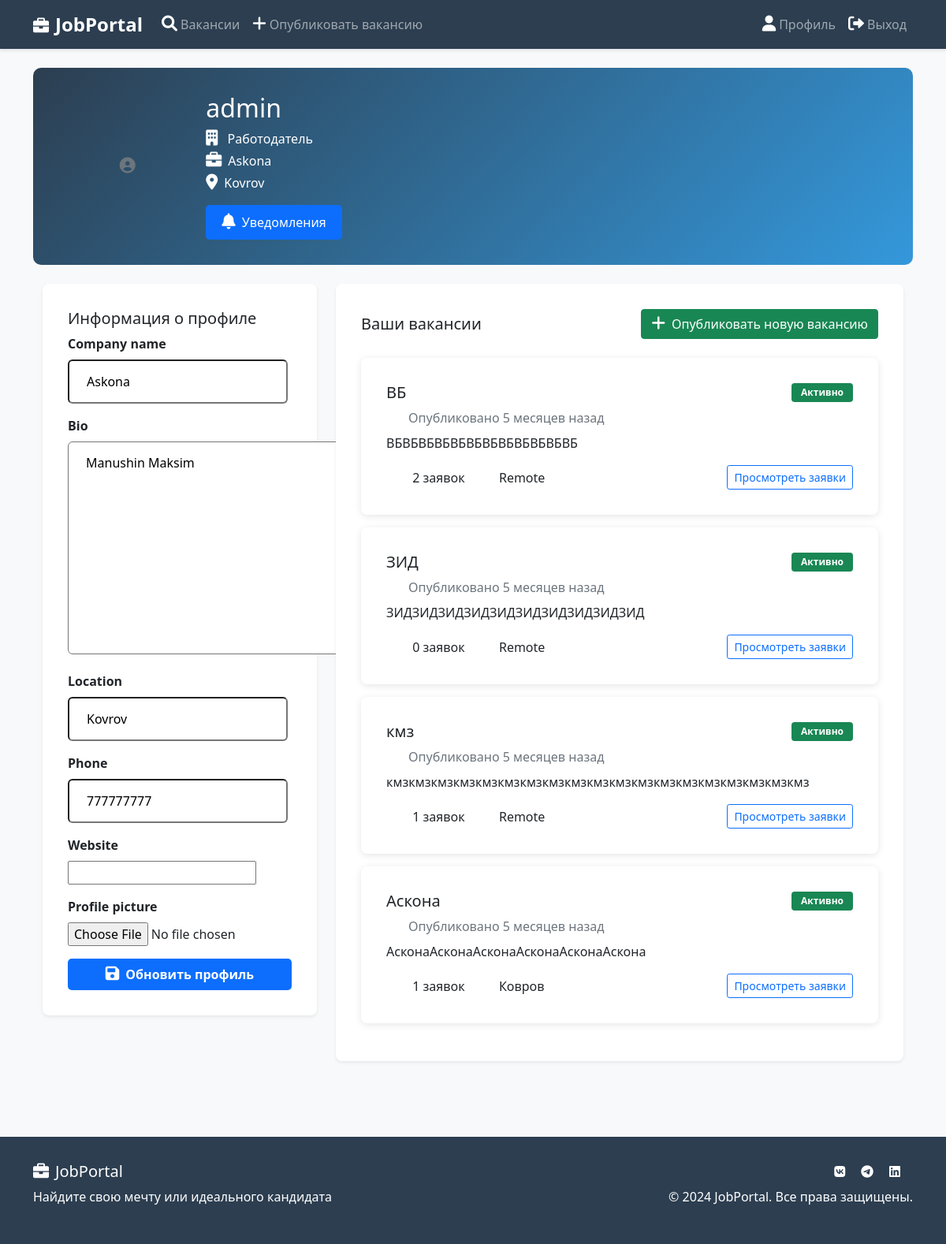
/profile/ (signed in), run on the app's committed database.
### main/models.py (models this page shows, shortened)
class UserProfile(models.Model):
    user = models.OneToOneField(User, on_delete=models.CASCADE)
    is_employer = models.BooleanField(default=False)
    company_name = models.CharField(max_length=100, blank=True, null=True)
    bio = models.TextField(blank=True)
    location = models.CharField(max_length=100, blank=True)
    phone = models.CharField(max_length=20, blank=True)
    website = models.URLField(blank=True)
    profile_picture = models.ImageField(upload_to='profile_pics/', blank=True)
    resume = models.OneToOneField(Resume, on_delete=models.SET_NULL, null=True, blank=True)

class Job(models.Model):
    CATEGORIES = [
        ('IT', 'Информационные технологии'),
        ('SALES', 'Продажи'),
        ('MARKETING', 'Маркетинг'),
        ('FINANCE', 'Финансы'),
        ('HR', 'Кадры'),
        ('OTHER', 'Другое'),
    ]
    EXPERIENCE_LEVELS = [
        ('ENTRY', 'Стартовая'),
        ('JUNIOR', 'Юниор'),
        ('MID', 'Средний'),
        ('SENIOR', 'Сеньор'),
        ('LEAD', 'Лид'),
    ]
    title = models.CharField(max_length=200)
    description = models.TextField()
    employer = models.ForeignKey(User, on_delete=models.CASCADE)
    category = models.CharField(max_length=20, choices=CATEGORIES)
    experience_level = models.CharField(
        max_length=20,
        choices=EXPERIENCE_LEVELS,
        default='ENTRY'
    )
    salary_min = models.DecimalField(max_digits=10, decimal_places=2, null=True, blank=True)
    salary_max = models.DecimalField(max_digits=10, decimal_places=2, null=True, blank=True)
    location = models.CharField(max_length=100, default='Удаленно')
    is_remote = models.BooleanField(default=False)
    created_at = models.DateTimeField(auto_now_add=True)
    deadline = models.DateField(null=True, blank=True)
    is_active = models.BooleanField(default=True)
    class Meta:
        ordering = ['-created_at']

### main/views.py (the view)
# urls.py: path('profile/', views.profile, name='profile'),
@login_required
def profile(request):
    user_profile, created = UserProfile.objects.get_or_create(user=request.user)
    if request.method == 'POST':
        form = UserProfileForm(request.POST, request.FILES, instance=user_profile)
        if form.is_valid():
            form.save()
            messages.success(request, 'Профиль обновлен успешно!')
            return redirect('profile')
    else:
        form = UserProfileForm(instance=user_profile)
    context = {
        'form': form,
        'user_profile': user_profile
    }
    if user_profile.is_employer:
        context['jobs'] = Job.objects.filter(employer=request.user)
        context['applications'] = Application.objects.filter(job__employer=request.user)
    else:
        context['applications'] = Application.objects.filter(applicant=request.user)
        try:
            context['resume'] = Resume.objects.get(user=request.user)
        except Resume.DoesNotExist:
            context['resume'] = None
    return render(request, 'profile.html', context)

### main/forms.py
class UserProfileForm(forms.ModelForm):
    class Meta:
        model = UserProfile
        fields = ['company_name', 'bio', 'location', 'phone', 'website', 'profile_picture']

### main/context_processors.py (called while the page is built)
def notifications(request):
    if request.user.is_authenticated:
        return {
            'unread_notifications': request.user.notification_set.filter(is_read=False).count()
        }
    return {'unread_notifications': 0}

### main/templates/profile.html (shortened to what this page needs)
{% extends 'base.html' %}
{% block content %}
<div class="container">
    <div class="row align-items-center mb-4 profile-header">
        <div class="col-md-2 text-center">
            {% if user.userprofile.profile_picture %}
                <img src="{{ user.userprofile.profile_picture.url }}" class="rounded-circle img-fluid shadow-sm" style="max-width: 150px;">
            {% else %}
                <i class="fas fa-user-circle fa-5x text-muted"></i>
            {% endif %}
        </div>
        <div class="col-md-10">
            <h2>{{ user.username }}</h2>
            <p class="mb-1">
                <i class="fas {% if user.userprofile.is_employer %}fa-building{% else %}fa-user-tie{% endif %} me-2"></i>
                {{ user.userprofile.is_employer|yesno:"Работодатель,Ищу работу" }}
            </p>
            {% if user.userprofile.company_name %}
                <p class="mb-1"><i class="fas fa-briefcase me-2"></i>{{ user.userprofile.company_name }}</p>
            {% endif %}
            {% if user.userprofile.location %}
                <p class="mb-0"><i class="fas fa-map-marker-alt me-2"></i>{{ user.userprofile.location }}</p>
            {% endif %}
            <div class="mt-3">
                <a href="{% url 'notifications' %}" class="btn btn-primary">
                    <i class="fas fa-bell me-2"></i>Уведомления
                </a>
            </div>
        </div>
    </div>
    <div class="row">
        <div class="col-md-4">
            <div class="card mb-4 shadow-sm">
                <div class="card-body">
                    <h5 class="card-title">Информация о профиле</h5>
                    <form method="post" enctype="multipart/form-data" class="needs-validation" novalidate>
                        {% for field in form %}
                            <div class="mb-3">
                                <label for="{{ field.id_for_label }}" class="form-label fw-bold">{{ field.label }}</label>
                                {{ field }}
                            </div>
                        {% endfor %}
                        <button type="submit" class="btn btn-primary w-100 py-2 fw-bold">
                            <i class="fas fa-save me-2"></i>Обновить профиль
                        </button>
                    </form>
                </div>
            </div>
        </div>
        <div class="col-md-8">
            {% if user.userprofile.is_employer %}
                <div class="card mb-4 shadow-sm">
                    <div class="card-body">
                        <div class="d-flex justify-content-between align-items-center mb-4">
                            <h5 class="card-title mb-0">Ваши вакансии</h5>
                            <a href="{% url 'create_job' %}" class="btn btn-success">
                                <i class="fas fa-plus me-2"></i>Опубликовать новую вакансию
                            </a>
                        </div>
                        {% for job in jobs %}
                            <div class="card job-card mb-3">
                                <div class="card-body">
                                    <div class="d-flex justify-content-between align-items-start">
                                        <div>
                                            <h5 class="card-title">{{ job.title }}</h5>
                                            <p class="text-muted mb-2">
                                                <i class="fas fa-clock me-2"></i>Опубликовано {{ job.created_at|timesince }} назад
                                            </p>
                                        </div>
                                        <div class="badge bg-{% if job.is_active %}success{% else %}secondary{% endif %}">
                                            {{ job.is_active|yesno:"Активно,Неактивно" }}
                                        </div>
                                    </div>
                                    <p class="card-text">{{ job.description|truncatewords:30 }}</p>
                                    <div class="d-flex justify-content-between align-items-center">
                                        <div>
                                            <span class="me-3">
                                                <i class="fas fa-users me-1"></i>
                                                {{ job.application_set.count }} заявок
                                            </span>
                                            <span>
                                                <i class="fas fa-map-marker-alt me-1"></i>
                                                {{ job.location }}
                                            </span>
                                        </div>
                                        <a href="{% url 'view_applications' job.id %}" class="btn btn-outline-primary btn-sm">
                                            Просмотреть заявки
                                        </a>
                                    </div>
                                </div>
                            </div>
                        {% empty %}
                            <div class="alert alert-info">
                                <i class="fas fa-info-circle me-2"></i>Вы еще не публиковали ни одной вакансии
                            </div>
                        {% endfor %}
                    </div>
                </div>
            {% endif %}
        </div>
    </div>
</div>
{% endblock %}

### main/templates/base.html (style rules this page uses)
:root { --primary-color: #2c3e50; --secondary-color: #3498db; }
body { font-family: 'Segoe UI', Tahoma, Geneva, Verdana, sans-serif; background-color: #f8f9fa; }
.card { border: none; border-radius: 10px; box-shadow: 0 2px 10px rgba(0,0,0,0.1); transition: transform 0.2s; }
.btn-primary { background-color: var(--secondary-color); border: none; padding: 10px 20px; border-radius: 5px; }
.job-card { border-left: 4px solid var(--secondary-color); }
.profile-header { background: linear-gradient(135deg, var(--primary-color), var(--secondary-color)); color: white; padding: 2rem; border-radius: 10px; margin-bottom: 2rem; }
.badge { padding: 0.5em 1em; }
.job-card { transition: all 0.3s ease; }

### main/templates/profile.html (style rules this page uses)
input[type="text"], input[type="email"], input[type="password"], textarea, select { border-radius: 0.375rem; padding: 0.875rem 1.375rem; }
.card { border: none; border-radius: 0.5rem; }
.card .card-body { padding: 2rem; }
.btn-primary { background-color: #0d6efd; border-color: #0d6efd; }
.fas { font-size: 1.25rem; color: #fff; }

### data on the page
UserProfile: form "Askona" "Manushin Maksim" "Kovrov" "777777777"
Job: title "ВБ", created_at "5 месяцев", is_active "Активно", description "ВБВБВБВБВБВБВБВБВБВБВБВБ", application_set.count "2", location "Remote"
Job: title "ЗИД", created_at "5 месяцев", is_active "Активно", description "ЗИДЗИДЗИДЗИДЗИДЗИДЗИДЗИДЗИДЗИД", application_set.count "0", location "Remote"
Job: title "кмз", created_at "5 месяцев", is_active "Активно", description "кмзкмзкмзкмзкмзкмзкмзкмзкмзкмзкмзкмзкмзкмзкмзкмзкмзкмзкмз", application_set.count "1", location "Remote"
Job: title "Аскона", created_at "5 месяцев", is_active "Активно", description "АсконаАсконаАсконаАсконаАсконаАскона", application_set.count "1", location "Ковров"

### other printed values
{{ user.username }} "admin"
{{ user.userprofile.is_employer|yesno:"Работодатель,Ищу работу" }} "Работодатель"
{{ user.userprofile.company_name }} "Askona"
{{ user.userprofile.location }} "Kovrov"
{{ field.label }} "Company name" "Bio" "Location" "Phone" "Website" "Profile picture"
